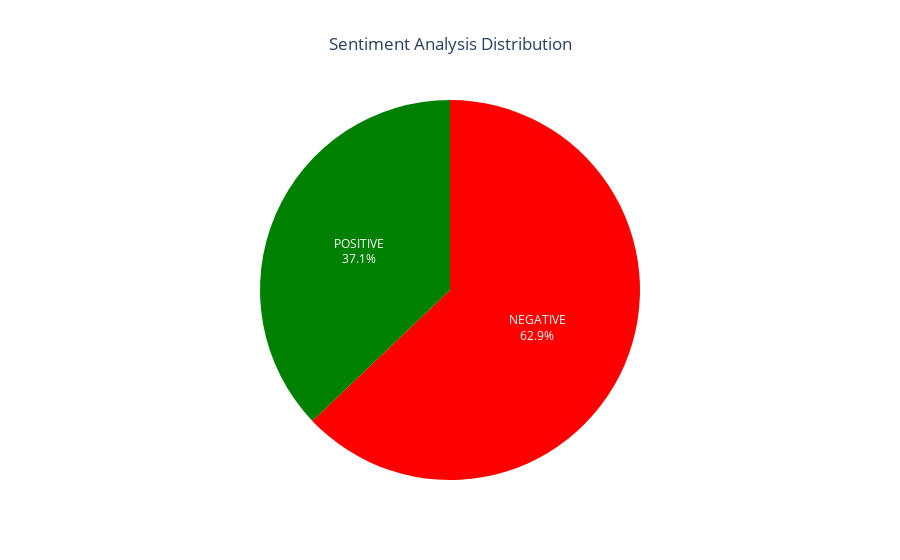

Here is the notebook cell this chart was saved with:
### Code cell
labels = list(sentiment_result.keys())  # ['NEGATIVE', 'POSITIVE']
values = list(sentiment_result.values())  # [39, 23]

fig = px.pie(
    names=labels, 
    values=values, 
    title="Sentiment Analysis Distribution",
    color=labels,
    color_discrete_map={"NEGATIVE": "red", "POSITIVE": "green"}
)

fig.update_traces(textinfo="percent+label")
fig.update_layout(
    title_x=0.5,  # 标题居中
    showlegend=False  # 隐藏侧边图例
)

fig.show()

### Figure 1 — Plotly figure (JSON) as saved in the notebook; plotly's stock layout.template omitted (floating-point values rounded to 4 significant figures)
{"data": [{"customdata": [["POSITIVE"], ["NEGATIVE"]], "domain": {"x": [0, 1], "y": [0, 1]}, "hovertemplate": "label=%{label}<br>value=%{value}<br>color=%{customdata[0]}<extra></extra>", "labels": ["POSITIVE", "NEGATIVE"], "legendgroup": "", "marker": {"colors": ["green", "red"]}, "name": "", "showlegend": true, "textinfo": "percent+label", "type": "pie", "values": [23, 39]}], "layout": {"legend": {"tracegroupgap": 0}, "showlegend": false, "title": {"text": "Sentiment Analysis Distribution", "x": 0.5}}}
